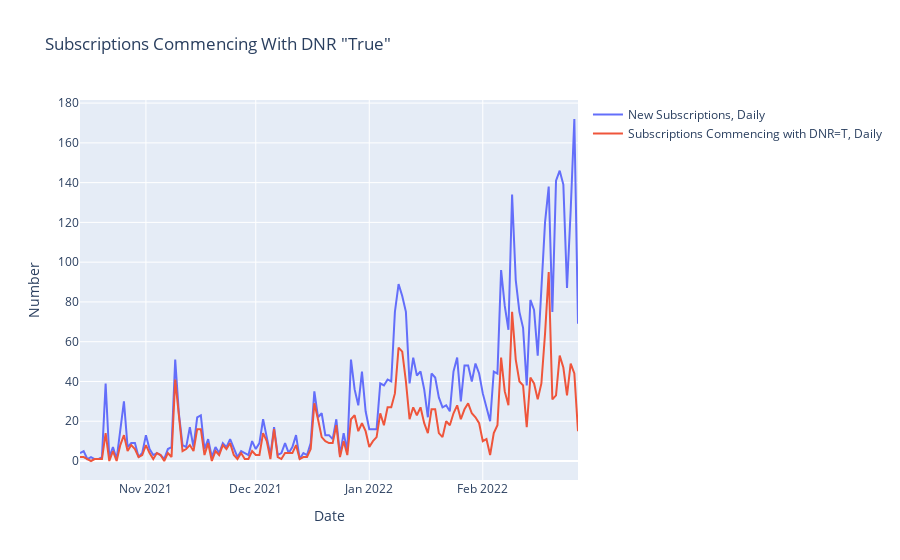

Notebook cell for this chart:
### Code cell
new_subs_set_DNR_df = all_data_df[['purchased_at', 'do_not_renew']].copy()
new_subs_set_DNR_df = new_subs_set_DNR_df.dropna()
new_subs_set_DNR_df = new_subs_set_DNR_df[new_subs_set_DNR_df.do_not_renew == "t"]
  
del new_subs_set_DNR_df["do_not_renew"]
new_subs_set_DNR_df = new_subs_set_DNR_df.rename(columns={'purchased_at': 'Date Purchased'})
new_subs_set_DNR_df = new_subs_set_DNR_df.groupby(['Date Purchased']).size().to_frame(name = 'Number of Subscribers (DNRed)').reset_index()

# *** COMBINED: NEW SUBSCRIPTIONS AND DNRed OVER TIME ***

del num_new_subs["Number of Subscribers (Trialers)"] # leftover from previous graphing efforts
subscribers_over_time_DNRed_overlayed = pd.merge(num_new_subs, new_subs_set_DNR_df, on="Date Purchased", how="outer")
subscribers_over_time_DNRed_overlayed['Number of Subscribers (DNRed)'].fillna(0, inplace=True)
subscribers_over_time_DNRed_overlayed["Date Purchased"] = subscribers_over_time_DNRed_overlayed["Date Purchased"].apply(date_converter)
subscribers_over_time_DNRed_overlayed = subscribers_over_time_DNRed_overlayed[:-1]

#  Plot Data

df = subscribers_over_time_DNRed_overlayed
fig = make_subplots(rows=1, cols=1, subplot_titles=(""))
fig.add_trace(go.Scatter(x=df["Date Purchased"], y=df["Number of Subscribers"], name="New Subscriptions, Daily"),
                         row=1, col=1)
fig.add_trace(go.Scatter(x=df["Date Purchased"], y=df["Number of Subscribers (DNRed)"], name="Subscriptions Commencing with DNR=T, Daily"), 
                         row=1, col=1)
fig.update_xaxes(title_text="Date", row=1, col=1)
fig.update_yaxes(title_text="Number", row=1, col=1)
fig.update_layout(title_text="Subscriptions Commencing With DNR \"True\"")

fig.show()

### Figure 1 — Plotly figure (JSON) as saved in the notebook; plotly's stock layout.template omitted (floating-point values rounded to 4 significant figures; data arrays with more than 128 entries replaced by an {"elided": "..."} marker saying what was removed)
{"data": [{"name": "New Subscriptions, Daily", "type": "scatter", "x": {"elided": "137 str values"}, "xaxis": "x", "y": {"elided": "137 int values"}, "yaxis": "y"}, {"name": "Subscriptions Commencing with DNR=T, Daily", "type": "scatter", "x": {"elided": "137 str values"}, "xaxis": "x", "y": {"elided": "137 int values"}, "yaxis": "y"}], "layout": {"title": {"text": "Subscriptions Commencing With DNR \"True\""}, "xaxis": {"anchor": "y", "domain": [0, 1], "title": {"text": "Date"}}, "yaxis": {"anchor": "x", "domain": [0, 1], "title": {"text": "Number"}}}}
